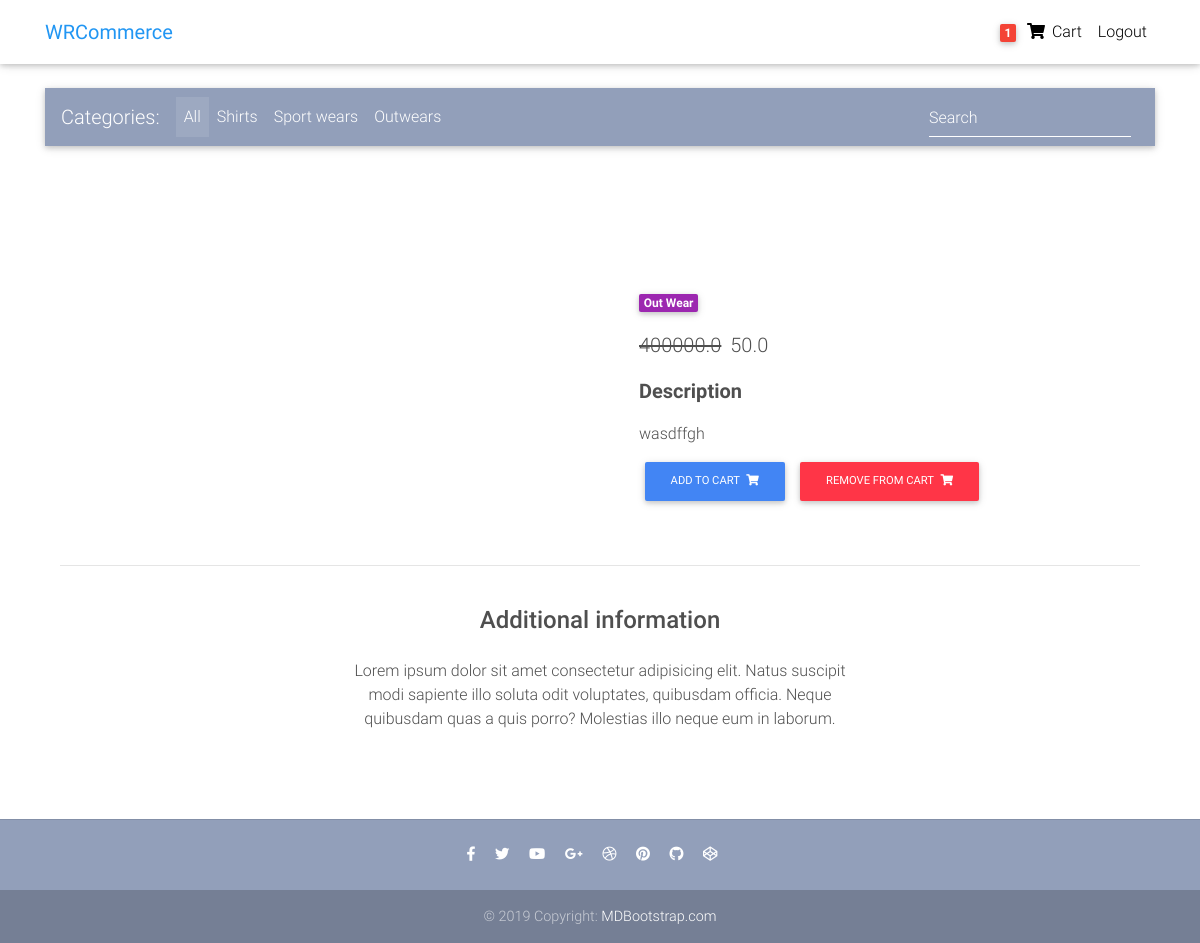
The page /product/test-product-2/ (signed in) on the database its author committed.
### app/models.py (models this page shows, shortened)
class Order(models.Model):
	user = models.ForeignKey(settings.AUTH_USER_MODEL, on_delete=models.CASCADE)
	item = models.ManyToManyField(OrderItem)
	start_date = models.DateTimeField(auto_now_add = True)
	ordered_date = models.DateTimeField()
	ordered = models.BooleanField(default=False)
	billing_address = models.ForeignKey('BillingAddress', on_delete=models.SET_NULL, blank=True, null=True)

class Item(models.Model):
	title = models.CharField(max_length=100)
	price = models.FloatField()
	discount_price = models.FloatField(blank=True, null=True)
	category = models.CharField(choices=CATEGORY_CHOICES, max_length=2)
	label = models.CharField(choices=LABEL_CHOICES, max_length=1)
	slug = models.SlugField()
	description = models.TextField()
	def get_add_to_cart_url(self):
		return reverse("app:add_to_cart", kwargs={
			'slug': self.slug
		})
	def get_remove_from_cart_url(self):
		return reverse("app:remove_from_cart", kwargs={
			'slug': self.slug
		})

### app/views.py (the view)
# urls.py: path('product/<slug>/',ItemDetailView.as_view(), name="product"),
class ItemDetailView(DetailView):
	model = Item
	template_name = "product.html"

### app/templatetags/cart_template_tags.py (called while the page is built)
@register.filter
def cart_item_count(user):
    if user.is_authenticated:
        qs = Order.objects.filter(user=user, ordered=False)
        if qs.exists():
            return qs[0].item.count()
    return 0

### templates/product.html (shortened to what this page needs)
{% extends 'base.html' %} {% block content %}
<main class="mt-5 pt-4">
  <div class="container dark-grey-text mt-5">
    <div class="row wow fadeIn">
      <div class="col-md-6 mb-4">
      </div>
      <div class="col-md-6 mb-4">
        <div class="p-4">
          <div class="mb-3">
            <a href="">
              <span class="badge purple mr-1"
                >{{ object.get_category_display }}</span
              >
            </a>
          </div>
          <p class="lead">
            {% if object.discount_price %}
            <span class="mr-1">
              <del>{{ object.price }}</del>
            </span>
            <span>{{ object.discount_price }}</span>
            {% else %}
            <span>{{object.price}}</span>
            {% endif %}
          </p>
          <p class="lead font-weight-bold">Description</p>
          <p>{{ object.description}}</p>
          <a
            href="{{ object.get_add_to_cart_url}}"
            class="btn btn-primary btn-md my-0 p"
          >
            Add to cart
            <i class="fas fa-shopping-cart ml-1"></i>
          </a>
          <a
            href="{{ object.get_remove_from_cart_url}}"
            class="btn btn-danger btn-md my-0 p"
          >
            remove from cart
            <i class="fas fa-shopping-cart ml-1"></i>
          </a>
        </div>
      </div>
    </div>
    <hr />
    <div class="row d-flex justify-content-center wow fadeIn">
      <div class="col-md-6 text-center">
        <h4 class="my-4 h4">Additional information</h4>
        <p>
          Lorem ipsum dolor sit amet consectetur adipisicing elit. Natus
          suscipit modi sapiente illo soluta odit voluptates, quibusdam officia.
          Neque quibusdam quas a quis porro? Molestias illo neque eum in
          laborum.
        </p>
      </div>
    </div>
    <div class="row wow fadeIn">
      <div class="col-lg-4 col-md-12 mb-4">
      </div>
      <div class="col-lg-4 col-md-6 mb-4">
      </div>
      <div class="col-lg-4 col-md-6 mb-4">
      </div>
    </div>
  </div>
</main>
{% endblock content %}

### templates/navbar.html (shortened to what this page needs)
{% load cart_template_tags %}
<nav
  class="navbar fixed-top navbar-expand-lg navbar-light white scrolling-navbar"
>
  <div class="container">
    <a class="navbar-brand waves-effect"
      href="/">
      <strong class="blue-text">WRCommerce</strong>
    </a>
    <div class="collapse navbar-collapse" id="navbarSupportedContent">
      <ul class="navbar-nav nav-flex-icons">
        {% if request.user.is_authenticated %}
        <li class="nav-item">
          <a href="{% url 'app:order-summary'%}" class="nav-link waves-effect">
            <span class="badge red z-depth-1 mr-1"> {{ request.user|cart_item_count}} </span>
            <i class="fas fa-shopping-cart"></i>
            <span class="clearfix d-none d-sm-inline-block"> Cart </span>
          </a>
        </li>
        <li class="nav-item">
          <a class="nav-link waves-effect" href="{% url 'account_logout' %}">
            <span class="clearfix d-none d-sm-inline-block"> Logout </span>
          </a>
        </li>
        {% endif %}
      </ul>
    </div>
  </div>
</nav>

### templates/base.html (style rules this page uses)
html, body, header, .carousel { height: 60vh; }

### rows shown on the page
Item: category "Out Wear", price "400000.0", discount_price "50.0", description "wasdffgh"

### other values the page prints
{{ request.user|cart_item_count }} "1"
